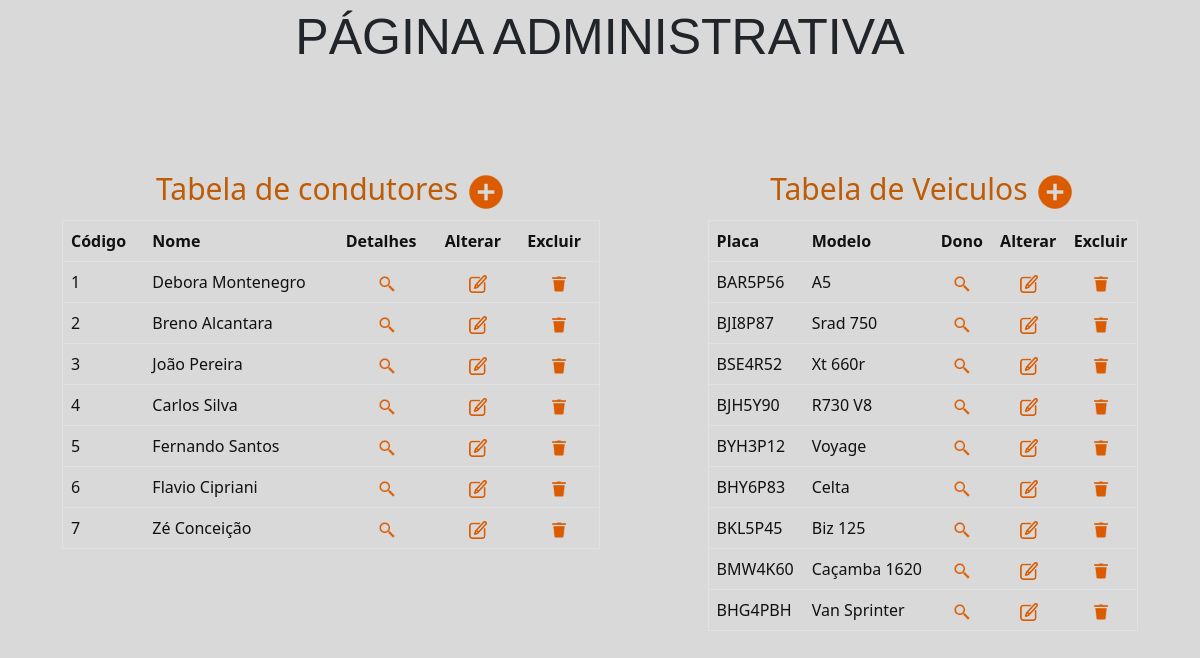
Screenshot of /adm.php with the database file from the repository.
### tables this page shows
CREATE TABLE condutor (
    con_cod int NOT NULL AUTO_INCREMENT,
    con_nome varchar(45),
    con_num_multas int,
    con_pontos int,
    con_categoria varchar(2),
  PRIMARY KEY (con_cod)
);

create table veiculo(
    vei_cod int not null AUTO_INCREMENT,
    vei_placa varchar(7),
    con_cod int not null,
    vei_modelo varchar(20),
    vei_marca varchar(45),
    vei_ano int,
    primary key(vei_cod),
    foreign key(con_cod) references condutor(con_cod) on delete restrict on update cascade 
);

### adm.php (the view, shortened to what this page needs)
<!DOCTYPE html>
<html lang="pt-br">
<head>
    <link href="https://cdn.jsdelivr.net/npm/bootstrap@5.1.3/dist/css/bootstrap.min.css" rel="stylesheet">
</head>
<body>
    <div class="container">
        <div class="adm"> PÁGINA ADMINISTRATIVA</div>
        <br><br>
            <br>
            <div class="esquerda">
                <table class="table table-hover" border="1">
                    <tr>
                        <th>
                            <div class="texto">Código</div>
                        </th>
                        <th>
                            <div class="texto">Nome</div>
                        </th>
                        <th>
                            <div class="texto">Detalhes</div>
                        </th>
                        <th>
                            <div class="texto">Alterar</div>
                        </th>
                        <th>
                            <div class="texto">Excluir</div>
                        </th>
                    </tr>
                    <h1>
                        <center>
                            <div class="textoDestaque">Tabela de condutores <a href="cadCondutor.php"><img src="img/add.png" height="40" width="40"></a></div>
                        </center>
                    </h1>
                    <?php
                    $pdo = Conexao::getInstance();
                    $sql = "SELECT * FROM condutor";
                    $consulta = $pdo->query($sql);
                    while ($linha = $consulta->fetch(PDO::FETCH_ASSOC)) {
                    ?>
                        <tr>
                            <td>
                                <div class="texto"><?php echo $linha['con_cod']; ?></div>
                            </td>
                            <td>
                                <div class="texto"><?php echo $linha['con_nome']; ?></div>
                            </td>
                            <td>
                                <center><a href='detalhes.php?con_cod=<?php echo $linha['con_cod']; ?>'> <img class="icon" src="img/procura.png" width="18" alt=""> </a></center>
                            </td>
                            <td>
                                <center><a href='cadCondutor.php?acao=editar&con_cod=<?php echo $linha['con_cod']; ?>'><img class="icon" src="img/edita.png" width="18" alt=""></a></center>
                            </td>
                            <td>
                                <center><a href="javascript:excluirRegistro('acao.php?acao=excluir&con_cod=<?php echo $linha['con_cod']; ?>')"><img class="icon" src="img/lixo.png" width="18" alt=""></a></center>
                            </td>
                        </tr>
                    <?php } ?>
                </table>
            </div>
            <br>
            <div class="direita">
                <table class="table table-hover" border="1">
                    <tr>
                        <th>
                            <div class="texto">Placa</div>
                        </th>
                        <th>
                            <div class="texto">Modelo</div>
                        </th>
                        <th>
                            <div class="texto">Dono</div>
                        </th>
                        <th>
                            <div class="texto">Alterar</div>
                        </th>
                        <th>
                            <div class="texto">Excluir</div>
                        </th>
                    </tr>
                    <h1>
                        <center>
                            <div class="textoDestaque">Tabela de Veiculos <a href="cadVeiculo.php"><img src="img/add.png" height="40" width="40"></a></div>
                        </center>
                    </h1>
            </div><?php
                    $pdo = Conexao::getInstance();
                    $sql = "SELECT * FROM veiculo";
                    $consulta = $pdo->query($sql);
                    while ($linha = $consulta->fetch(PDO::FETCH_ASSOC)) {
                    ?>
                <tr>
                    <td>
                        <div class="texto"><?php echo $linha['vei_placa']; ?></div>
                    </td>
                    <td>
                        <div class="texto"><?php echo $linha['vei_modelo']; ?></div>
                    </td>
                    <td>
                        <center><a href='detalhes.php?con_cod=<?php echo $linha['con_cod']; ?>'> <img class="icon" src="img/procura.png" width="18" alt=""> </a></center>
                    </td>
                    <td>
                        <center><a href='cadVeiculo.php?acao=editar&vei_cod=<?php echo $linha['vei_cod']; ?>'><img class="icon" src="img/edita.png" width="18" alt=""></a></center>
                    </td>
                    <td>
                        <center><a href="javascript:excluirRegistro('acaoVeiculo.php?acao=excluir&vei_cod=<?php echo $linha['vei_cod']; ?>')"><img class="icon" src="img/lixo.png" width="18" alt=""></a></center>
                    </td>
                </tr>
            <?php } ?>
</body>
</html>

### adm.php (style rules this page uses)
body { background-color: #d9d9d9; }
.container { width: 1100px; margin: 0 auto; height: 900px; }
.esquerda { float: left; width: 50%; margin-top: 24px; }
.direita { width: 40%; float: right; }
.texto { color: #121011; }
.textoDestaque { color: #BF5B04; font-size: 30px; }
.adm { font-size: 50px; text-align: center; font-family: Tahoma, sans-serif; }

### rows the page displays
condutor: con_cod "1", con_nome "Debora Montenegro"
condutor: con_cod "2", con_nome "Breno Alcantara"
condutor: con_cod "3", con_nome "João Pereira"
condutor: con_cod "4", con_nome "Carlos Silva"
condutor: con_cod "5", con_nome "Fernando Santos"
condutor: con_cod "6", con_nome "Flavio Cipriani"
condutor: con_cod "7", con_nome "Zé Conceição"
veiculo: vei_placa "BAR5P56", vei_modelo "A5"
veiculo: vei_placa "BJI8P87", vei_modelo "Srad 750"
veiculo: vei_placa "BSE4R52", vei_modelo "Xt 660r"
veiculo: vei_placa "BJH5Y90", vei_modelo "R730 V8"
veiculo: vei_placa "BYH3P12", vei_modelo "Voyage"
veiculo: vei_placa "BHY6P83", vei_modelo "Celta"
veiculo: vei_placa "BKL5P45", vei_modelo "Biz 125"
veiculo: vei_placa "BMW4K60", vei_modelo "Caçamba 1620"
veiculo: vei_placa "BHG4PBH", vei_modelo "Van Sprinter"
